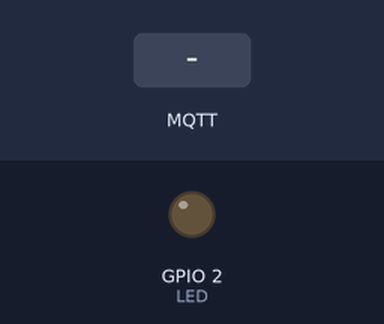
Recording of a sketch running on a simulated ESP32. Parts: output pins drawn as LEDs (lit = HIGH). Dashed ring = blinking. Inputs (shaded band) come from the test bench. WiFi joins after 1.5 s; servers stay silent unless stated; no MQTT or app messages arrive unless stated; what the sketch prints to the serial monitor is not drawn.

Above: at 2.7 s.
2.8 s: MQTT message "alert/highTemp" arrives on the first subscribed topic
At 5.5 s:
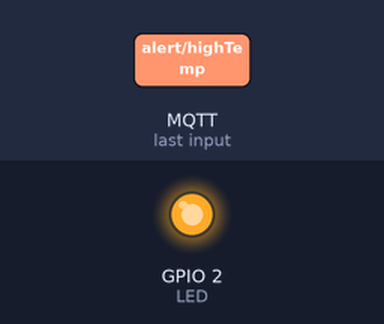
5.8 s: MQTT message "alert/highTemp" arrives on the second subscribed topic
At 5.95 s:
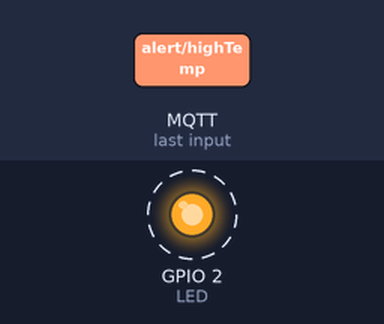
7.3 s: MQTT message "alert/highTemp" arrives on the third subscribed topic
At 8.2 s:
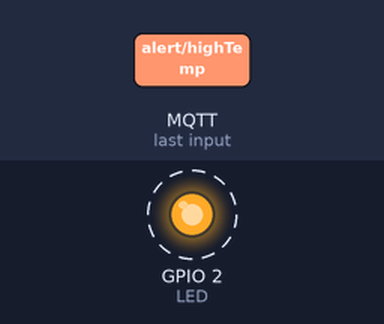
Timing chart, 0 to 12.3 s (numbered marks = the images above; inputs shaded):
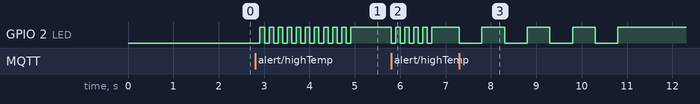

The sketch:

ESP32_Subscriber.ino
```cpp
// (licence header left out)
#include <WiFiClientSecure.h>
#include <PubSubClient.h> // install with Library Manager, I used v2.6.0

const char* ssid = "<YOUR-WIFI-NETWORK>";
const char* password = "<YOUR-WIFI-PASSWORD>";

const char* awsEndpoint = "<AWS-ID>-ats.iot.<AWS_REGION>.amazonaws.com";

#define LED 2

// Update the two certificate strings below. Paste in the text of your AWS
// device certificate and private key. Add a quote character at the start
// of each line and a backslash, n, quote, space, backslash at the end
// of each line:

// xxxxxxxxxx-certificate.pem.crt
const char* certificate_pem_crt = \

"-----BEGIN CERTIFICATE-----\n" \
"XXXXXXXXXXXXXXXXXXXXXXXXXXXXXXXXXXXXXXXXXXXXXXXXXXXXXXXXXvcNAQEL\n" \
"BQAwTTFLMEkGA1UECwxCQW1hem9uIFdlYiBTZXJ2aWNlcyBPPUFtYXpvbi5jb20g\n" \
"SW5jLiBMPVNlYXR0bGUgU1Q9V2FzaGluZ3RvbiBDPVVTMB4XDTIwMDUxMjAwMDU0\n" \
"MloXDTQ5MTIzMTIzNTk1OVowHjEcMBoGA1UEAwwTQVdTIElvVCBDZXJ0aWZpY2F0\n" \
"ZTCCASIwDQYJKoZIhvcNAQEBBQADggEPADCCAQoCggEBAOlFTaW4OuK9C+/cBKns\n" \
"jQNsyseHbP4C1+5Xji9a+Fvc3k+oWwDKXPswKz+hcuS6F2Cd0aAA8UghruwLTmSs\n" \
"aGzJdPyRbeq+n6ICRQ4iGOkdq2EH0ot11lcHaib8lxg1jamNhAJhswJCyFlQjrln\n" \
"HH2T6/GAyuE3NIui37N6ATusc0XeT+kgUGowQuWl9kuRJ2p3I7zLTHXtKS6fKCZ1\n" \
"hmqIcCqhU3viNhletB1kKipUk85T1/yjDzm500HNOf/G4z8npV98VwjndBBbgt7B\n" \
"/z4P74brP97bHcDSCiPbkwAu/UBth9MJPVTBNe0ug5QtppbXVyfwSEDMiInOtnwb\n" \
"YwcCAwEAAaNgMF4wHwYDVR0jBBgwFoAUaSs3dQYUconS0a4gHuUEnRYHFUkwHQYD\n" \
"VR0OBBYEFOvuPMsmqyF6Pf0bKL0zRkWahBSqMAwGA1UdEwEB/wQCMAAwDgYDVR0P\n" \
"AQH/BAQDAgeAMA0GCSqGSIb3DQEBCwUAA4IBAQAW2zFLlkSk4oHFy9mGytPT6jnQ\n" \
"F8kAI7//aR4LyD5/Q9qjInQENQq5Gg1NAboXwabDqGUKYhNbX8EcLR338z77Sj7d\n" \
"mHMvPF13AgH7a7cenYN7nC9UJ1OfuDdo5fO30f2LZckUHyjo+iHO9nHTj1ujadiD\n" \
"J+uyGPujWoYTouYyQCsccMeeeyy04bLvvdqJgaOUzUwXIXO3ZAHQ4DQo55SuY5pC\n" \
"zUAh6VBM1BIsinbq9wLQhIR1qCNJEaEROdHhUQHmnIqK+d9smWR0gY8RLdJZPiNm\n" \
"rMo47WyiRtUQQfjhJHdMw6wdTwm9/KCanIESbft0PpPqv0BYlebgapqlX7jC\n" \
"-----END CERTIFICATE-----\n";

// xxxxxxxxxx-private.pem.key
const char* private_pem_key = \

"-----BEGIN RSA PRIVATE KEY-----\n" \
"XXXXXXXXXXXXXXXXXXXXXXXXXXXXXXXXXXXXXXXXXXXXXXXXXXeOL1r4W9zeT6hb\n" \
"AMpc+zArP6Fy5LoXYJ3RoADxSCGu7AtOZKxobMl0/JFt6r6fogJFDiIY6R2rYQfS\n" \
"i3XWVwdqJvyXGDWNqY2EAmGzAkLIWVCOuWccfZPr8YDK4Tc0i6Lfs3oBO6xzRd5P\n" \
"6SBQajBC5aX2S5EnancjvMtMde0pLp8oJnWGaohwKqFTe+I2GV60HWQqKlSTzlPX\n" \
"/KMPObnTQc05/8bjPyelX3xXCOd0EFuC3sH/Pg/vhus/3tsdwNIKI9uTAC79QG2H\n" \
"0wk9VME17S6DlC2mltdXJ/BIQMyIic62fBtjBwIDAQABAoIBAEatse4hWO40W3aM\n" \
"knkt7Df6caJtHRAFqolTzAf7Jz8mN9Go8BHYPr35BVGdSGOXItgqWUaCopi5Y/ev\n" \
"IUyNlIJJtAGGyugSY+nBiEzU9flD/RZEOX358TyjSX2QkPNL3qVd9H6IPaXUuEGf\n" \
"j+8LF+3QsO+Wl2IPyQL6EY+eytraPE0Ja3U+rKiYYdFo13xoefBLAXqc60+yfrxW\n" \
"QYmSOySVtExBqtu9CmPXlLHVAg71dAUoWOiuF8a4jmv/O/cLQGtyhZEzpwCleAgY\n" \
"1J6lQP3uYtMsIHAjtT98kcQvz62lceaplJnEolhFK3R9Vqb1ekHYyx6HH3K7G5ro\n" \
"lu3HE0ECgYEA/fO0KOkUdTtfO79mcLjgj1Mq489lwCAHmwJxtweBwYX+qqTHFssH\n" \
"2CwSBFamFbka3B1kkXBo/4Nq+YH/8NNvebzrDZCe9wh2xEJ8Z8gkT7LZLUb17Ecn\n" \
"NGBvZ/q528b376ZGLPLG7efKuPO/bm3k9byJI37yxJxzN4tpR9YtWecCgYEA6ybm\n" \
"8GSrBjaniRryMiGwu0A+fyfOVjgXrLDGD6U24Ggx8EyzsB9Gm6Sw8TLmGT0VOFWW\n" \
"vn8Jv52M/TIR2NB0wvv9vlIQzJ1OXzU3jMCnDNRIKpeJFrzyR2wlMu4alox/N2xK\n" \
"QC9I+VvSj6wilB7rvEVjI548LvSEp9KFiSzvyeECgYAYZocj+yk9DmRbIEveftUM\n" \
"0Gfpla7oI+u3KCf29yCvkIlkqgp7FSz+x1U/13eD1NJQ3f4gv1VHX8AykxwdbqNi\n" \
"ZhWLqx6rC8QlnWHIswFSKxQU9qGAf2Gz9aQesIeVJ2wBOc+6V+VnTIM8/CajnKmI\n" \
"NwJSR8tZutKTPrDx9xFKdwKBgBct0n3HroQCRylgmpcOcxlCD+cAyXn+NXc0RZGt\n" \
"O2eLXcDODrhBnPgil75uwfei6cCPzzgf1ZopsYgTs2anxZqitDRaaoWAzATefgdF\n" \
"xjGhiyuHnF+9aDRaGKCYj85fMvsHlZoWDx9lSbAXy6DGG36HaGpOYqhOOfVA7yDC\n" \
"aTCBAoGBAMJjaEDxxn3PdhLeepS6AgCcQyV3BeXrdRdiJSy7V3y2/Aywm3yYuzqR\n" \
"XcGj5pTJUO3cCz/Lh3PyoQK7c4eZ2YLdSn35J27OjmQa2EQVlz9VQC7FrAQgZ/hy\n" \
"dsslVtrgGnge/WemraqW9hgjZFPBVHBSmE3zUYO6uYQJBwtGvtx/\n" \
"-----END RSA PRIVATE KEY-----\n";

/* root CA can be downloaded in:
  https://www.symantec.com/content/en/us/enterprise/verisign/roots/VeriSign-Class%203-Public-Primary-Certification-Authority-G5.pem
*/
const char* rootCA = \
"-----BEGIN CERTIFICATE-----\n" \
"MIIDQTCCAimgAwIBAgITBmyfz5m/jAo54vB4ikPmljZbyjANBgkqhkiG9w0BAQsF\n" \
"ADA5MQswCQYDVQQGEwJVUzEPMA0GA1UEChMGQW1hem9uMRkwFwYDVQQDExBBbWF6\n" \
"b24gUm9vdCBDQSAxMB4XDTE1MDUyNjAwMDAwMFoXDTM4MDExNzAwMDAwMFowOTEL\n" \
"MAkGA1UEBhMCVVMxDzANBgNVBAoTBkFtYXpvbjEZMBcGA1UEAxMQQW1hem9uIFJv\n" \
"b3QgQ0EgMTCCASIwDQYJKoZIhvcNAQEBBQADggEPADCCAQoCggEBALJ4gHHKeNXj\n" \
"ca9HgFB0fW7Y14h29Jlo91ghYPl0hAEvrAIthtOgQ3pOsqTQNroBvo3bSMgHFzZM\n" \
"9O6II8c+6zf1tRn4SWiw3te5djgdYZ6k/oI2peVKVuRF4fn9tBb6dNqcmzU5L/qw\n" \
"IFAGbHrQgLKm+a/sRxmPUDgH3KKHOVj4utWp+UhnMJbulHheb4mjUcAwhmahRWa6\n" \
"VOujw5H5SNz/0egwLX0tdHA114gk957EWW67c4cX8jJGKLhD+rcdqsq08p8kDi1L\n" \
"93FcXmn/6pUCyziKrlA4b9v7LWIbxcceVOF34GfID5yHI9Y/QCB/IIDEgEw+OyQm\n" \
"jgSubJrIqg0CAwEAAaNCMEAwDwYDVR0TAQH/BAUwAwEB/zAOBgNVHQ8BAf8EBAMC\n" \
"AYYwHQYDVR0OBBYEFIQYzIU07LwMlJQuCFmcx7IQTgoIMA0GCSqGSIb3DQEBCwUA\n" \
"A4IBAQCY8jdaQZChGsV2USggNiMOruYou6r4lK5IpDB/G/wkjUu0yKGX9rbxenDI\n" \
"U5PMCCjjmCXPI6T53iHTfIUJrU6adTrCC2qJeHZERxhlbI1Bjjt/msv0tadQ1wUs\n" \
"N+gDS63pYaACbvXy8MWy7Vu33PqUXHeeE6V/Uq2V8viTO96LXFvKWlJbYK8U90vv\n" \
"o/ufQJVtMVT8QtPHRh8jrdkPSHCa2XV4cdFyQzR1bldZwgJcJmApzyMZFo6IQ6XU\n" \
"5MsI+yMRQ+hDKXJioaldXgjUkK642M4UwtBV8ob2xJNDd2ZhwLnoQdeXeGADbkpy\n" \
"rqXRfboQnoZsG4q5WTP468SQvvG5\n" \
"-----END CERTIFICATE-----\n";

WiFiClientSecure wiFiClient;
void msgReceived(char* topic, byte* payload, unsigned int len);
PubSubClient pubSubClient(awsEndpoint, 8883, msgReceived, wiFiClient);

void setup() {
  Serial.begin(115200); delay(50); Serial.println();
  Serial.println("ESP32 AWS IoT Example");
  Serial.printf("SDK version: %s\n", ESP.getSdkVersion());

  Serial.print("Connecting to "); Serial.print(ssid);
  WiFi.begin(ssid, password);
  WiFi.waitForConnectResult();
  Serial.print(", WiFi connected, IP address: "); Serial.println(WiFi.localIP());

  wiFiClient.setCACert(rootCA);
  wiFiClient.setCertificate(certificate_pem_crt);
  wiFiClient.setPrivateKey(private_pem_key);

  //you may not have a builtIn-LED
  pinMode(LED, OUTPUT);
  digitalWrite(LED, LOW); //turn LED off, active low
}

unsigned long lastPublish;
int msgCount;

void loop() {
pubSubCheckConnect();
} //end loop


void msgReceived(char* topic, byte* payload, unsigned int length) {

 if (strcmp(topic,"alert/highTemp")== 0) {
    Serial. println();
    Serial.println("Alert high temperature topic activated, blink now");
  for (int i=0;i< 5;i++)
  {
    digitalWrite(LED, LOW);   //LED on
    delay(100);
    digitalWrite(LED, HIGH);  //LED off
    delay(100);
  } //end for loop
}//end if condition

    else if (strcmp(topic,"alert/highHumid")== 0) {
    Serial. println();
    Serial.println("Alert high humidity topic activated, blink now");
  for (int i=0;i<=3;i++)
  {
    digitalWrite(LED, LOW);   //LED on
    delay(500);
    digitalWrite(LED, HIGH);  //LED off
    delay(500);
  } //end for loop
}//end else if condition

 else
 {
   Serial.print("Message received on ");
   Serial.print(topic); Serial.print(": ");
    char buff[512];

    for (int i = 0; i < length; i++) {
      Serial.print((char)payload[i]);
       buff[i] = (char)payload[i]; //fill new buffer so don't se we dont alter old buffer with pointers
    }
    Serial.println();

     char * pch=strtok(buff," ,");  //delimiters are empty space and comma, this delimits the first token
     int counter1 = 0;
     char *tokArray[20]; //number of tokenized elements in new array
    while (pch != NULL)
  {
     //printf ("%s\n",pch);  //uncomment this to see all tokens in each loop
     pch = strtok (NULL, " ,"); //delimit remaining tokens
     tokArray[counter1++] = pch;
   //  Serial.println(counter1);    //uncomment this to mark string token position
  }

  // tokArray[counter1] = NULL;  //you may need to NULL end of array if you get a Seg Fault

  char * posArray[3] = { tokArray[0] + 14 };  //alter to grab different tokens and positions
  Serial.print("here is the temperature array element: ");
  Serial.println(tokArray[0] + 14);

  int tempInt = atoi(*posArray);

  //alert if low temp
  if(tempInt < 50){
    Serial.println("Alert, Temperature under 50 degrees!!");
    for (int i=0;i<=10;i++)
      {
        digitalWrite(LED, LOW);   //LED on
        delay(100);
        digitalWrite(LED, HIGH);  //LED off
        delay(100);
      } //end for loop
    }//end if condition

 } //end else condition

}

void pubSubCheckConnect() {
  if ( ! pubSubClient.connected()) {
    Serial.print("PubSubClient connecting to: "); Serial.print(awsEndpoint);
    while ( ! pubSubClient.connected()) {
      Serial.print(".");
     //If using Shadow service then topic publisher and subscriber must have a
     //Different ClientID than Subscriber. Reccomened it is a registered 'Thing'
      pubSubClient.connect("<UNIQUE-CLIENT_ID>");
      delay(1000);
    }
    Serial.println(" connected");
    pubSubClient.subscribe("$aws/things/<YOUR-THING>/shadow/update/accepted");
    pubSubClient.subscribe("alert/highTemp");
    pubSubClient.subscribe("alert/highHumid");
  }
  pubSubClient.loop();
}
```

Measured:
- after the input at 2.8 s, GPIO 2 (LED): alternates HIGH for 0.10 s and LOW for 0.10 s, 21 changes in all, then stays HIGH, starting after 0.11 s
- after the input at 5.8 s, GPIO 2 (LED): alternates HIGH for 0.10 s and LOW for 0.10 s, 10 changes in all, then stays HIGH, starting at once
- after the input at 7.3 s, GPIO 2 (LED): alternates HIGH for 0.50 s and LOW for 0.50 s, 8 changes in all, then stays HIGH, starting at once
